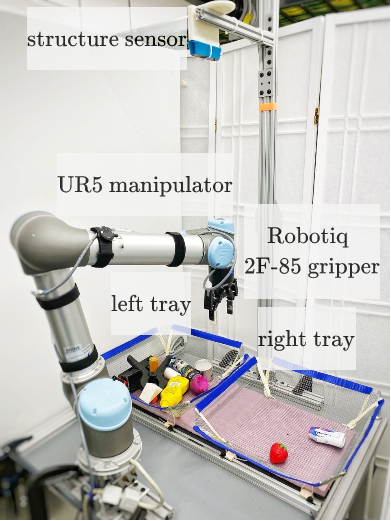
#> input picture images/UR5_setup.png, 391 x 521 px
$ python -i image.py   (imports and definitions only)   (older library calls are emulated)
#> lines starting #> are read from the running program, lines starting #| are printed output that depends on the picture
import warnings
import sys
# [2 lines not run here, left out]
import cv2
import matplotlib.pyplot as plt
import numpy as np
from imageio import imread
from skimage.transform import rotate, resize

# [1 line not run here, left out]


class Image:
    """
    Wrapper around an image with some convenient functions.
    """

    def __init__(self, img):
        self.img = img

    def __getattr__(self, attr):
        # Pass along any other methods to the underlying ndarray
        return getattr(self.img, attr)

    @classmethod
    def from_file(cls, fname):
        return cls(imread(fname))

    def copy(self):
        """
        :return: Copy of self.
        """
        return self.__class__(self.img.copy())

    # [10 lines left out: function crop, not called in this run]

    def cropped(self, *args, **kwargs):
        """
        :return: Cropped copy of the image.
        """
        i = self.copy()
        i.crop(*args, **kwargs)
        return i

    # [73 lines left out: functions normalise, resize, resized, rotate, rotated, show and 2 more, not called in this run]


class DepthImage(Image):
    def __init__(self, img):
        super().__init__(img)

    # [38 lines left out: function from_pcd, not called in this run]

    @classmethod
    def from_tiff(cls, fname):
        return cls(imread(fname))

    # [35 lines left out: functions inpaint, gradients, normalise, not called in this run]


class WidthImage(Image):
    """
    A width image is one that describes the desired gripper width at each pixel.
    """

    # [13 lines left out: functions zoom, normalise, not called in this run]

>>> import cv2
>>> picture = cv2.imread('../../../images/UR5_setup.png', cv2.IMREAD_GRAYSCALE)
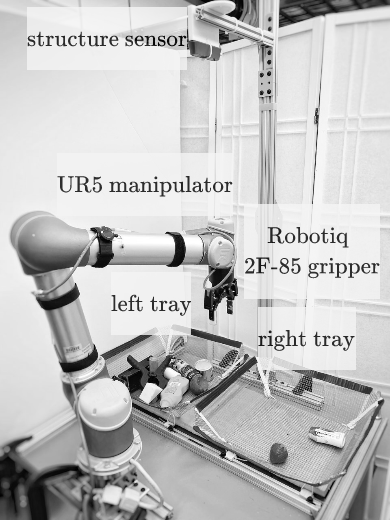
#> picture: shape (521, 391); min 0, max 255, mean 195.2
#> (the run stopped early here; a loop or call above may not have finished)

$ run again, on images/dualbin_paralle_run.png
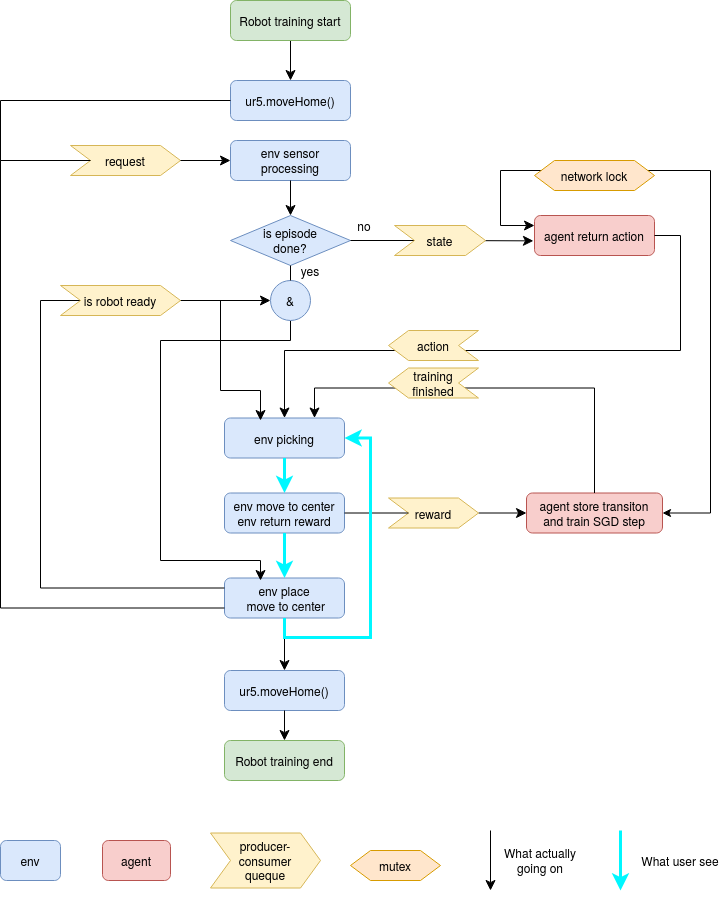
#> input picture images/dualbin_paralle_run.png, 721 x 902 px
#> `picture = cv2.imread('../../../images/UR5_setup.png', cv2.IMREAD_GRAYS..`:
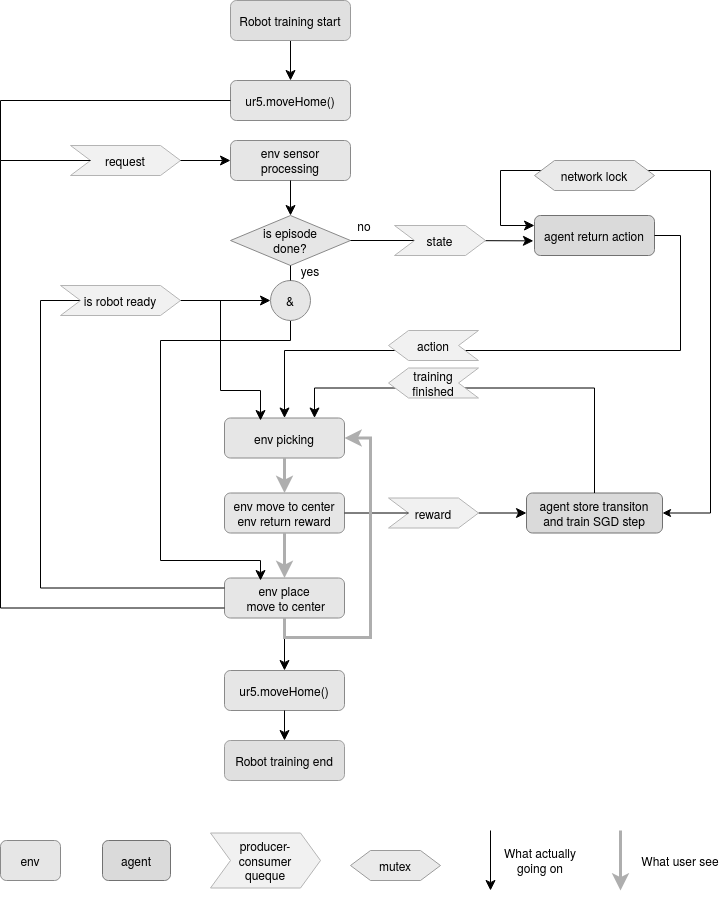
#> picture: shape (902, 721); min 0, max 255, mean 246.9
